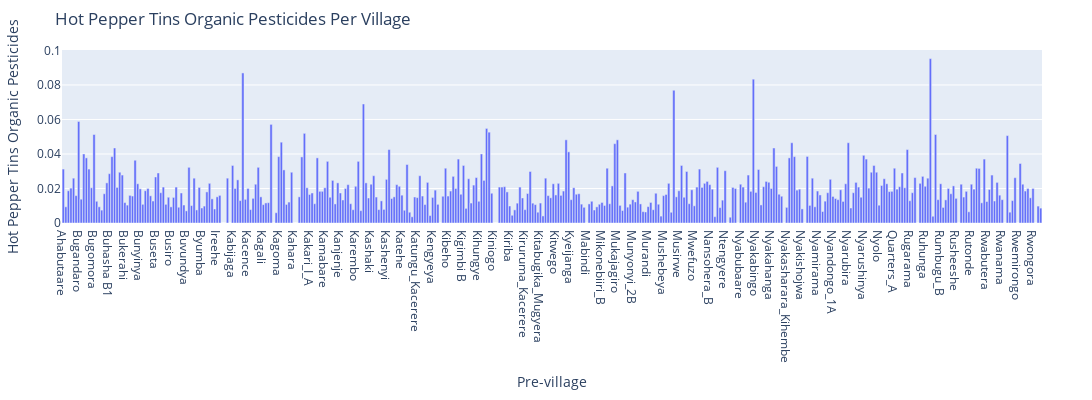

The code cell stored with this chart in its notebook:
### Markdown cell above
*HOT PEPPER TINS ORGANIC PESTICIDES*

### Code cell
import plotly.express as px
from plotly.graph_objects import FigureWidget

# Method 4: Using a horizontal scroll with fixed width
fig = px.bar(
    IDS_grouped,
    x='pre_village',
    y='hot_pepper_tins_organic_pesticides',
    title='Hot Pepper Tins Organic Pesticides Per Village',
    labels={'pre_village': 'Pre-village', 'hot_pepper_tins_organic_pesticides': 'Hot Pepper Tins Organic Pesticides'},
)

# Update layout to make the bars bigger
fig.update_layout(
    height=400,
    width=4000,  # Wider width
    xaxis=dict(
        fixedrange=False,
        type='category'
    ),
    margin=dict(l=50, r=50, t=50, b=50),
    bargap=0.1,  # Reduce the space between bars (default is 0.2)
)

# Show the figure
fig.show()

### Figure 1 — Plotly figure (JSON) as saved in the notebook; plotly's stock layout.template omitted (floating-point values rounded to 4 significant figures; data arrays with more than 128 entries replaced by an {"elided": "..."} marker saying what was removed)
{"data": [{"hovertemplate": "Pre-village=%{x}<br>Hot Pepper Tins Organic Pesticides=%{y}<extra></extra>", "legendgroup": "", "marker": {"color": "#636efa", "pattern": {"shape": ""}}, "name": "", "orientation": "v", "showlegend": false, "textposition": "auto", "type": "bar", "x": {"elided": "382 str values"}, "xaxis": "x", "y": {"elided": "382 float values"}, "yaxis": "y"}], "layout": {"bargap": 0.1, "barmode": "relative", "height": 400, "legend": {"tracegroupgap": 0}, "margin": {"b": 50, "l": 50, "r": 50, "t": 50}, "title": {"text": "Hot Pepper Tins Organic Pesticides Per Village"}, "width": 4000, "xaxis": {"anchor": "y", "domain": [0, 1], "fixedrange": false, "title": {"text": "Pre-village"}, "type": "category"}, "yaxis": {"anchor": "x", "domain": [0, 1], "title": {"text": "Hot Pepper Tins Organic Pesticides"}}}}
